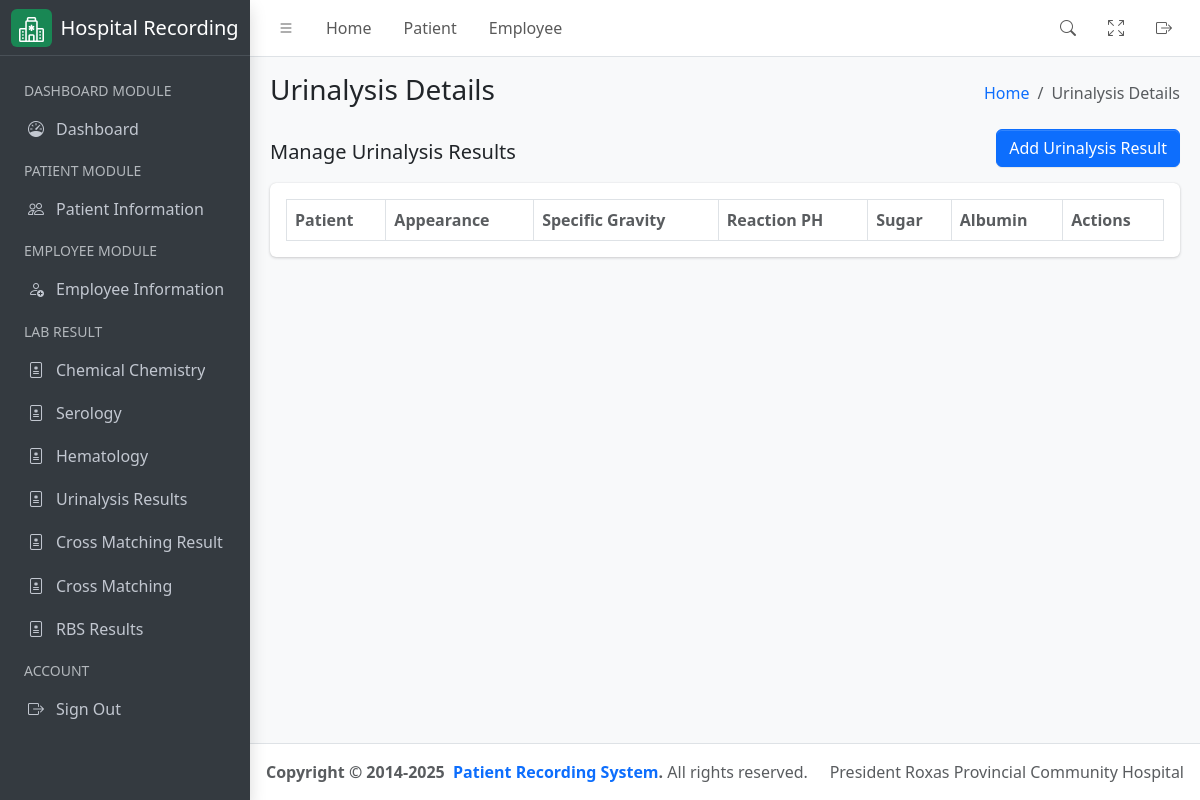
/laboratory/urinalysis/result, run on an earlier commit of the app's database.
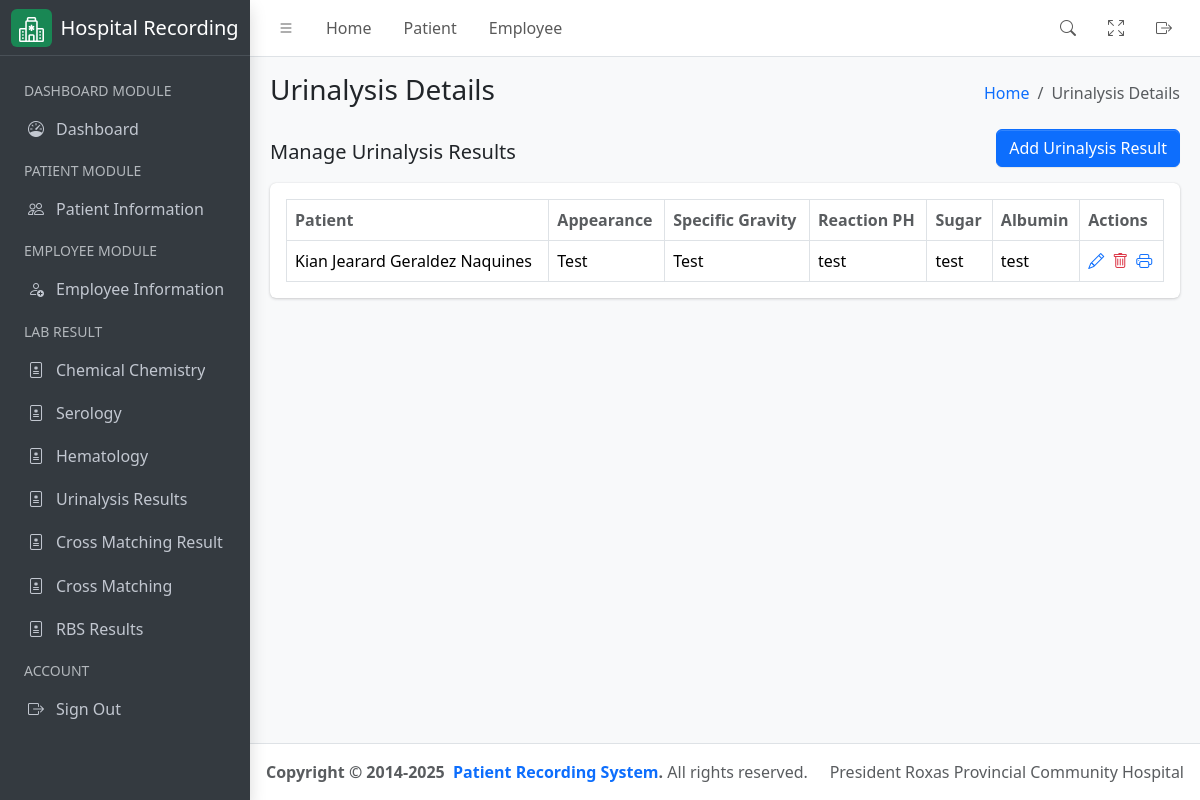
And on a later commit of the database.
### hospital_app/models.py (models this page shows, shortened)
class Urinalysis(models.Model):
    patient = models.ForeignKey(
        Patient, on_delete=models.CASCADE, related_name="patient_urinalysis"
    )
    color = models.CharField(max_length=255, help_text="Color")
    appearance = models.CharField(max_length=255, help_text="Appearance")
    specific_gravity = models.CharField(max_length=255, help_text="Specific Gravity")
    pH = models.CharField(max_length=255, help_text="pH")
    sugar = models.CharField(max_length=255, help_text="Sugar")
    albumin = models.CharField(max_length=255, help_text="Albumin")
    epithelia = models.CharField(max_length=255, help_text="Epithelia")
    bacteria = models.CharField(max_length=255, help_text="Bacteria")
    pus_cells = models.CharField(max_length=255, help_text="Pus Cells")
    rbc = models.CharField(max_length=255, help_text="RBC")
    cast = models.CharField(max_length=255, help_text="Cast")
    crystals = models.CharField(max_length=255, help_text="Crystals")
    others = models.CharField(max_length=255, help_text="Others")
    amorphous = models.CharField(max_length=255, help_text="Amorphous")
    mucous_thread = models.CharField(max_length=255, help_text="Mucous Thread")
    pregnancy_test = models.CharField(
        max_length=255, help_text="Pregnancy Test", null=True, blank=True
    )
    urates = models.CharField(max_length=255, help_text="Urates", null=True, blank=True)
    assigned_pathologist = models.ForeignKey(
        User,
        related_name="urinalysis_assigned_pathologist",
        on_delete=models.CASCADE,
        null=False,
        blank=False,
        limit_choices_to={"groups__name": "Pathologist"},
        help_text="Pathologist name",
    )
    assigned_technologist = models.ForeignKey(
        User,
        related_name="urinalysis_assigned_technologist",
        on_delete=models.CASCADE,
        null=False,
        blank=False,
        limit_choices_to={"groups__name": "Medical Technologist"},
        help_text="Medical Technologist name",
    )
    date = models.DateField(auto_now_add=True)

class Patient(models.Model):
    firstname = models.CharField(max_length=255)
    middlename = models.CharField(max_length=255)
    lastname = models.CharField(max_length=255)
    age = models.PositiveIntegerField()
    sex = models.CharField(
        max_length=10, choices=(("Male", "Male"), ("Female", "Female"))
    )
    physician = models.ForeignKey(
        User,
        related_name="physician",
        limit_choices_to={"groups__name": "Physician"},
        on_delete=models.CASCADE,
    )
    room_number = models.PositiveIntegerField()
    sample_type = models.CharField(max_length=255)
    time_of_collection = models.TimeField()
    date_of_collection = models.DateField()
    sars_result = models.CharField(max_length=255)
    date = models.DateField(auto_now_add=True)
    assigned_pathologist = models.ForeignKey(
        User,
        related_name="patient_pathologist",
        on_delete=models.CASCADE,
        null=True,
        blank=True,
        limit_choices_to={"groups__name": "Pathologist"},
    )
    assigned_technologist = models.ForeignKey(
        User,
        related_name="patient_technologist",
        on_delete=models.CASCADE,
        null=True,
        blank=True,
        limit_choices_to={"groups__name": "Medical Technologist"},
    )
    patient_type = models.CharField(
        max_length=100,
        default="In Patient",
        choices=(
            ("In Patient", "In Patient"),
            ("Out Patient", "Out Patient"),
        ),
    )
    def get_full_name(self):
        return f"{self.firstname} {self.middlename} {self.lastname}"
    def __str__(self) -> str:
        return self.get_full_name()

### hospital_app/views.py (the view)
# urls.py: path('laboratory/urinalysis/result', UrinalysisView.as_view(), name="urinalysis_result_list"),
class UrinalysisView(ListView):
    template_name = "urinalysis.html"
    queryset = Urinalysis.objects.all()
    context_object_name = "results"
    def get_context_data(self, **kwargs):
        context = super().get_context_data(**kwargs)
        context["detail_header"] = "Urinalysis Details List"
        context["humberger_header"] = "Urinalysis Details"
        return context

### hospital_app/templates/urinalysis.html
{% extends './includes/base.html' %}
{% block content %}
<div class="container-fluid">
    <div class="row">
        <div class="col-md-12">
            <div class="d-flex justify-content-between align-items-center">
                <h5>Manage Urinalysis Results</h5>
                <a href="{% url 'urinalysis_add' %}" class="btn btn-primary mb-3">Add Urinalysis Result</a>
            </div>
            <div class="card mb-4">
                <div class="card-body">
                    <table id="datatable" class="table table-bordered table-hover">
                        <thead>
                            <tr>
                                <th class="text-muted">Patient</th>
                                <th class="text-muted">Appearance</th>
                                <th class="text-muted">Specific Gravity</th>
                                <th class="text-muted">Reaction PH</th>
                                <th class="text-muted">Sugar</th>
                                <th class="text-muted">Albumin</th>
                                <th class="text-muted">Actions</th>
                            </tr>
                        </thead>
                        <tbody>
                            {% for result in results %}
                            <tr>
                                <td>{{ result.patient }}</td>
                                <td>{{ result.appearance }}</td>
                                <td>{{ result.specific_gravity }}</td>
                                <td>{{ result.pH }}</td>
                                <td>{{ result.sugar }}</td>
                                <td>{{ result.albumin }}</td>
                                <td>
                                    <div class="d-flex align-items-center justify-content-start gap-2">
                                        <a href="{% url 'urinalysis_update' pk=result.id %}" class="text-sm">
                                            <i class="bi bi-pencil"></i>
                                        </a>
                                        <a href="{% url 'urinalysis_delete' pk=result.id %}" class="text-sm">
                                            <i class="bi bi-trash text-danger"></i>
                                        </a>
                                        <a href="{% url 'generate_urinalysis_result' pk=result.id %}">
                                            <i class="bi bi-printer"></i>
                                        </a>
                                    </div>
                                </td>
                            </tr>
                            {% endfor %}
                        </tbody>
                    </table>
                </div>
            </div>
        </div>
    </div>
</div>
{% endblock %}

What changed in the data, as far as the page shows it:
added Urinalysis: patient "Kian Jearard Geraldez Naquines", appearance "Test", specific_gravity "Test", pH "test", sugar "test", albumin "test"
